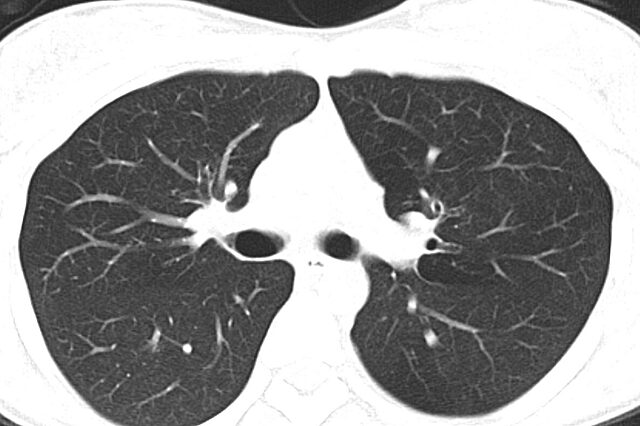
#> input picture lung_ct.jpg, 640 x 426 px
$ python image_loading.py
#> lines starting #> are read from the running program, lines starting #| are printed output that depends on the picture; long printed decimals are rounded
import cv2
import numpy as np
from matplotlib import pyplot as plt
import scipy.ndimage as sci
from sklearn.metrics import mean_squared_error

# Define a list of NIfTI file paths
file_path = 'lung_ct.jpg'

try:
    # Load the lung CT image as grayscale
    lung_image = cv2.imread(file_path, cv2.IMREAD_GRAYSCALE)
#> lung_image is the input picture: shape (426, 640); min 20, max 255, mean 154.6

    # Get size of the image
    height, width = lung_image.shape
#> height = 426; width = 640

    # Display the image
    plt.imshow(lung_image, cmap='gray')
    plt.title('Lung CT Image'), plt.xticks([]), plt.yticks([])
    plt.text(0, height + 20, f'Size of the image (M x N): {width} x {height}')
    plt.show()

except FileNotFoundError:
    print("File not found: {file_path}")

except Exception as e:
    print(f"An error occurred for {file_path}: {e}")


# creating the magnitude spectrum
f = np.fft.fft2(lung_image)
magnitude = 20*np.log(np.abs(f))
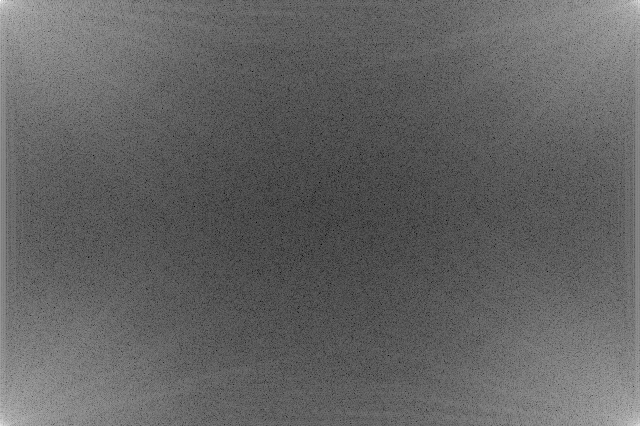
#> magnitude: shape (426, 640) float64; min 18.08, max 351.1, mean 147.9; drawn with min black and max white

# adding a phase shift
phase = np.angle(f)
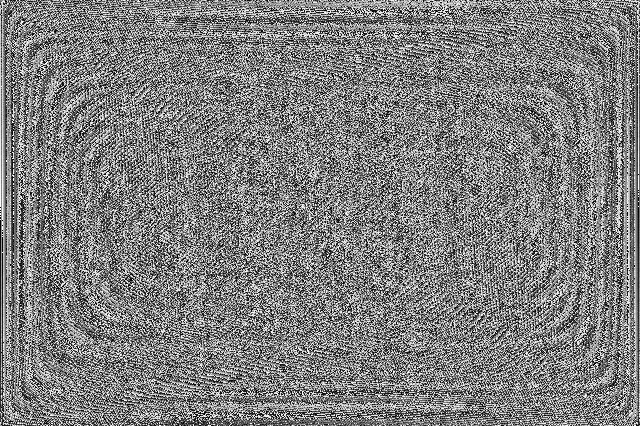
#> phase: shape (426, 640) float64; min -3.14, max 3.14, mean 2.3e-05; drawn with min black and max white

# applying shift
fshift = np.fft.fftshift(f)
mag_shift = 20*np.log(np.abs(fshift))
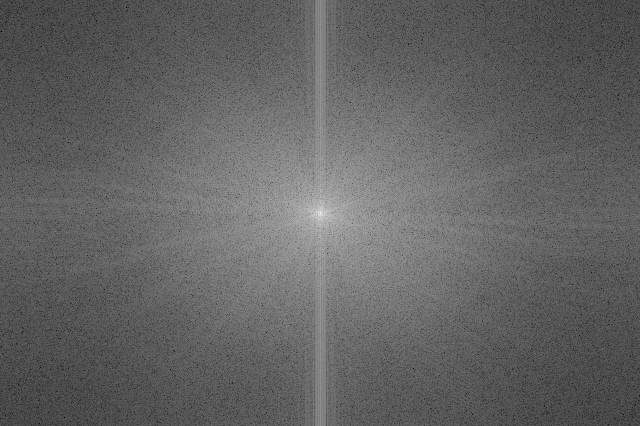
#> mag_shift: shape (426, 640) float64; min 18.08, max 351.1, mean 147.9; drawn with min black and max white
phase_shift = np.angle(fshift)
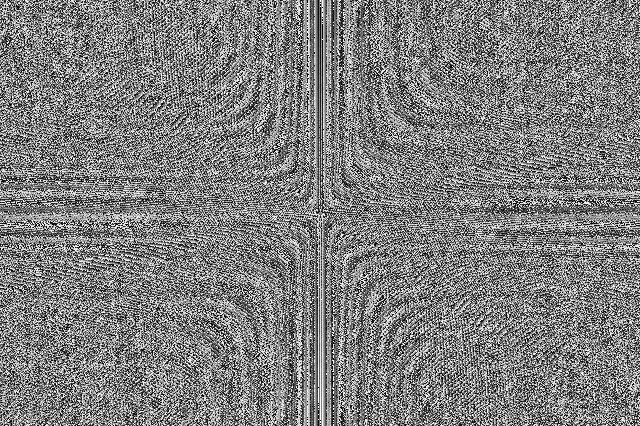
#> phase_shift: shape (426, 640) float64; min -3.14, max 3.14, mean 2.3e-05; drawn with min black and max white

# display the magnitude before and after
plt.subplot(121),plt.imshow(magnitude, cmap = 'gray')
plt.title('Magnitude Spectrum'), plt.xticks([]), plt.yticks([])
plt.subplot(122), plt.imshow(mag_shift, cmap = 'gray')
plt.title("Shifted Magnitude Spectrum"), plt.xticks([]), plt.yticks([])
plt.show()

# Displaying the phase before and after
x, axarr = plt.subplots(1, 2)
axarr[0].imshow(phase, cmap = 'gray')
axarr[1].imshow(phase_shift, cmap = 'gray')
axarr[0].set_title("Phase")
axarr[1].set_title("Shifted Phase")
plt.show()


# Down-sample image by selecting every other row and column by a factor of 2
scale_factor = 2
downsampled_image = lung_image[::scale_factor, ::scale_factor]
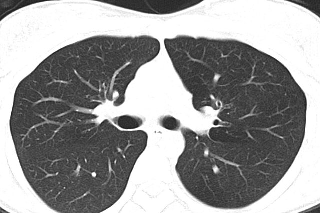
#> downsampled_image: shape (213, 320); min 23, max 255, mean 154.5


# Display the down-sampled image before and after
plt.subplot(121), plt.imshow(lung_image, cmap = 'gray')
plt.title('Original CT Scan')
plt.subplot(122), plt.imshow(downsampled_image, cmap = 'gray')
plt.title('Down-sampled Image')
plt.axis('on')
plt.show()

# Get frequency domain for down sample image
fft_downsampled_image = np.fft.fft2(downsampled_image)

originalheight, originalwidth = lung_image.shape
#> originalheight = 426; originalwidth = 640
newheight, newwidth = fft_downsampled_image.shape
#> newheight = 213; newwidth = 320
print(newheight, newwidth)
#| 213 320
padding_amount_x = (originalwidth - newwidth)
#> padding_amount_x = 320
padding_amount_y = (originalheight - newheight)
#> padding_amount_y = 213

# Zero-pad FFT downsample image to original size
padded_fft = np.pad(fft_downsampled_image, ((0, padding_amount_y), (0, padding_amount_x)), mode='constant')

# Compute the inverse 2D FFT
inverse_image = np.fft.ifft2(padded_fft)
inverse_image = np.abs(inverse_image)
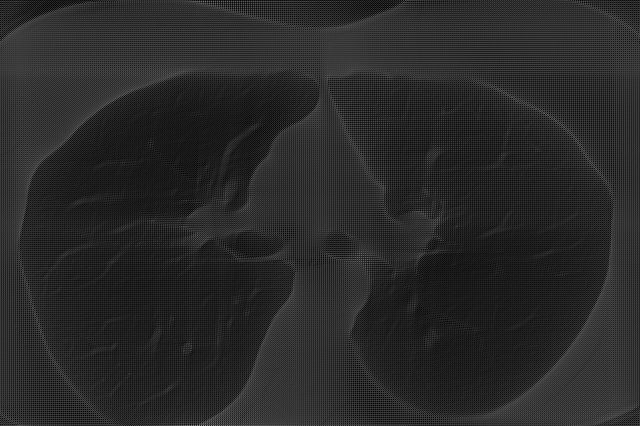
#> inverse_image: shape (426, 640) float64; min 0.246, max 158.6, mean 41.6

inverse_h, inverse_w = inverse_image.shape
#> inverse_h = 426; inverse_w = 640

# Display the interpolated image
plt.imshow(inverse_image, cmap='grey')
plt.title('Magnitude of Reconstructed Image'), plt.xticks([]), plt.yticks([])
plt.text(0, inverse_h + 20, f'Size of the image (M x N): {inverse_w} x {inverse_h}')
plt.show()

# Display the real part of the reconstructed image
plt.imshow(np.real(inverse_image), cmap='grey')
plt.title('Real Part of Reconstructed Image'), plt.xticks([]), plt.yticks([])
plt.show()

# Interpolate image from part 3
interpolated_image = sci.zoom(downsampled_image, scale_factor, order=1)
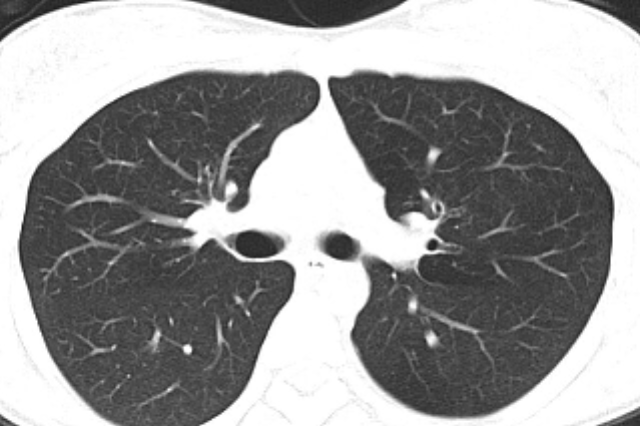
#> interpolated_image: shape (426, 640); min 25, max 255, mean 154.3
int_h, int_w = interpolated_image.shape
#> int_h = 426; int_w = 640

plt.imshow(np.abs(interpolated_image), cmap='grey')
plt.title('Interpolated Image'), plt.xticks([]), plt.yticks([])
plt.text(0, int_h + 20, f'Size of the image (M x N): {int_w} x {int_h}')
plt.show()


mse_1 = mean_squared_error(lung_image, inverse_image)
#> mse_1 = 19590.8
mse_2 = mean_squared_error(lung_image, interpolated_image)
#> mse_2 = 85.79
print("MSE 1: " + str(mse_1) + " MSE 2: " + str(mse_2))
#| MSE 1: 19590.813 MSE 2: 85.789

$ run again, with magnitudeSpectrum.png saved as lung_ct.jpg
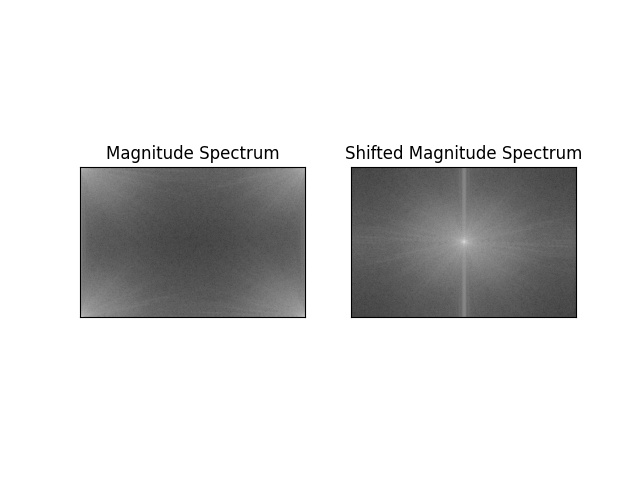
#> input picture magnitudeSpectrum.png, 640 x 480 px
#> lung_image is the input picture: shape (480, 640); min 0, max 255, mean 218.4
#| 240 320
#> `inverse_image = np.abs(inverse_image)`:
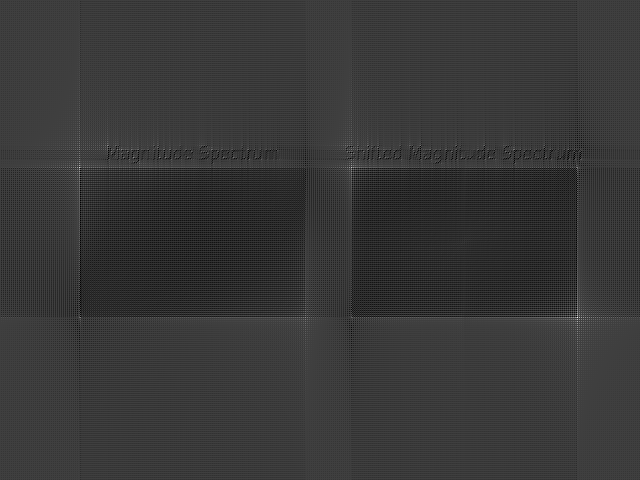
#> inverse_image: shape (480, 640) float64; min 4.48e-16, max 254.3, mean 56
#> `interpolated_image = sci.zoom(downsampled_image, scale_factor, order=1)`:
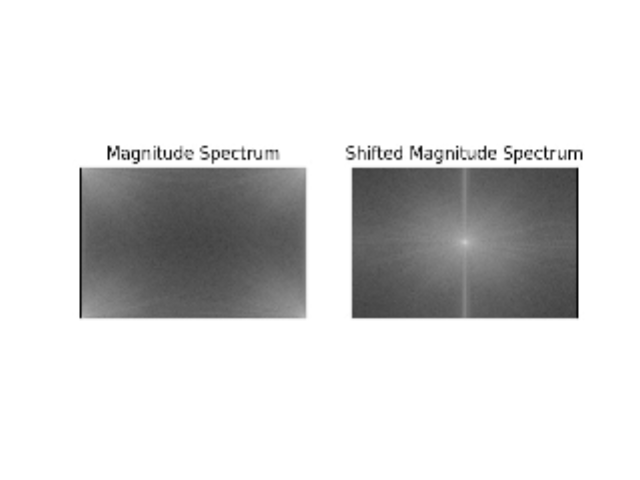
#> interpolated_image: shape (480, 640); min 8, max 255, mean 218.8
#> mse_1 = 30292
#> mse_2 = 268.5
#| MSE 1: 30292.017 MSE 2: 268.471
